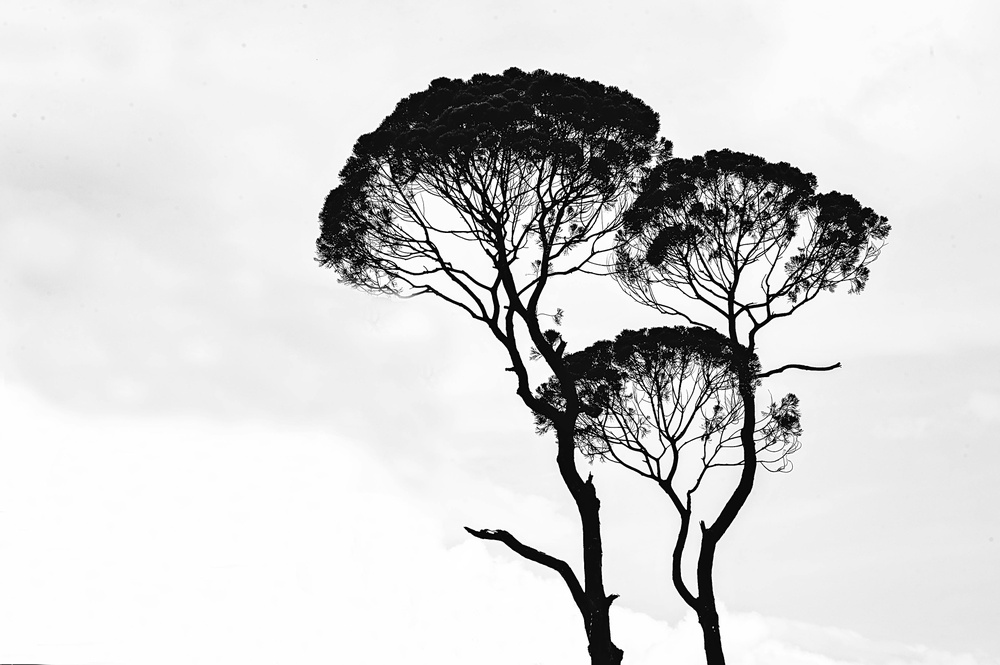
#> input picture image02.jpg, 1000 x 665 px, shrunk from 4256 x 2832 before the run
$ jupyter execute 01_reducing_intensity_level.ipynb
#> lines starting #> are read from the running program, lines starting #| are printed output that depends on the picture; after the words box and inside, x2 and y2 are one past the last pixel; in counts of white or black regions, pixels touching at a corner belong together
[cell 1]
#Import the libraries
import numpy as np
import cv2
import matplotlib.pyplot as plt
from tkinter import Tk, filedialog

[cell 2]
#Load the Image
Tk().withdraw()
file_path = filedialog.askopenfilename(title="Select an Image")
#> the answer given: image02.jpg
image = cv2.imread(file_path, cv2.IMREAD_GRAYSCALE)
#> image is the input picture: shape (665, 1000); min 0, max 255, mean 212.9

plt.imshow(image, cmap='gray')
plt.title("Original Image")
plt.axis('off')
plt.show()

[cell 3]
#Reduce the intensity level
def reduce_intensity_levels(img, levels):
    factor = 256 // levels
    reduced = (img // factor) * factor
    return reduced

for levels in [2,4,8]:
    reduced_image = reduce_intensity_levels(image, levels)
    plt.imshow(reduced_image, cmap="gray")
    plt.title(f"Reduced to {levels} Levels")
    plt.axis('off')
    plt.show()
#> this loop made 3 passes
#> pass 1, in reduce_intensity_levels, `reduced = (img // factor) * factor`:
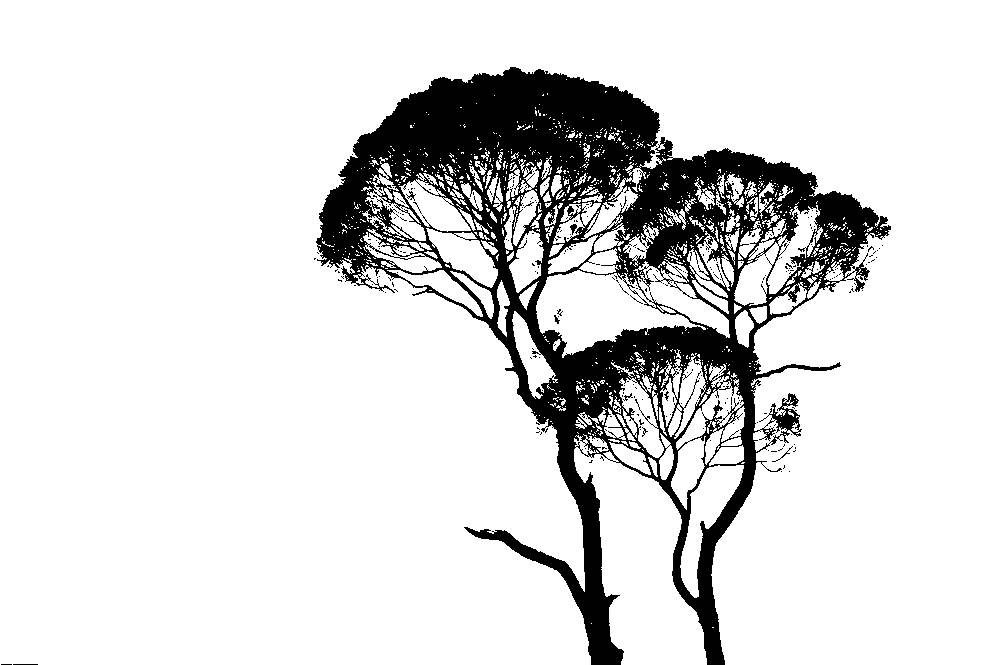
#> reduced: shape (665, 1000); values 0 (black) and 128 (white), 86.4% white; 300 black regions (292 under 20 px), largest, box (x1, y1, x2, y2) and area: (316, 67, 891, 665) 89661, (570, 224, 577, 235) 41, (406, 191, 416, 201) 35
#> pass 2, in reduce_intensity_levels (call 2), `reduced = (img // factor) * factor`:
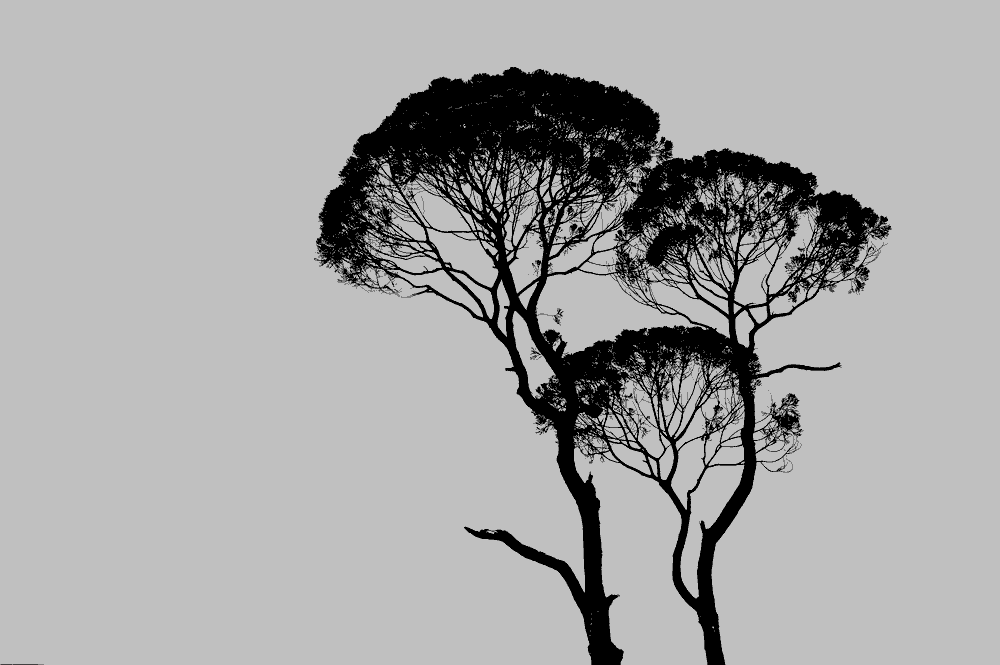
#> reduced: shape (665, 1000); min 0, max 192, mean 166
#> pass 3, in reduce_intensity_levels (call 3), `reduced = (img // factor) * factor`:
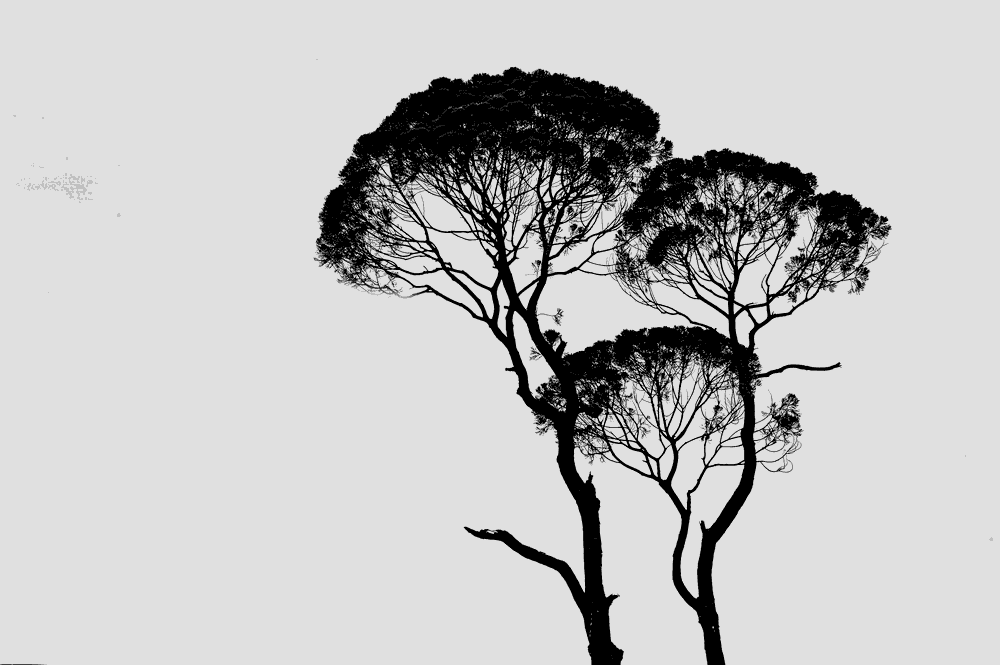
#> reduced: shape (665, 1000); min 0, max 224, mean 193.8
